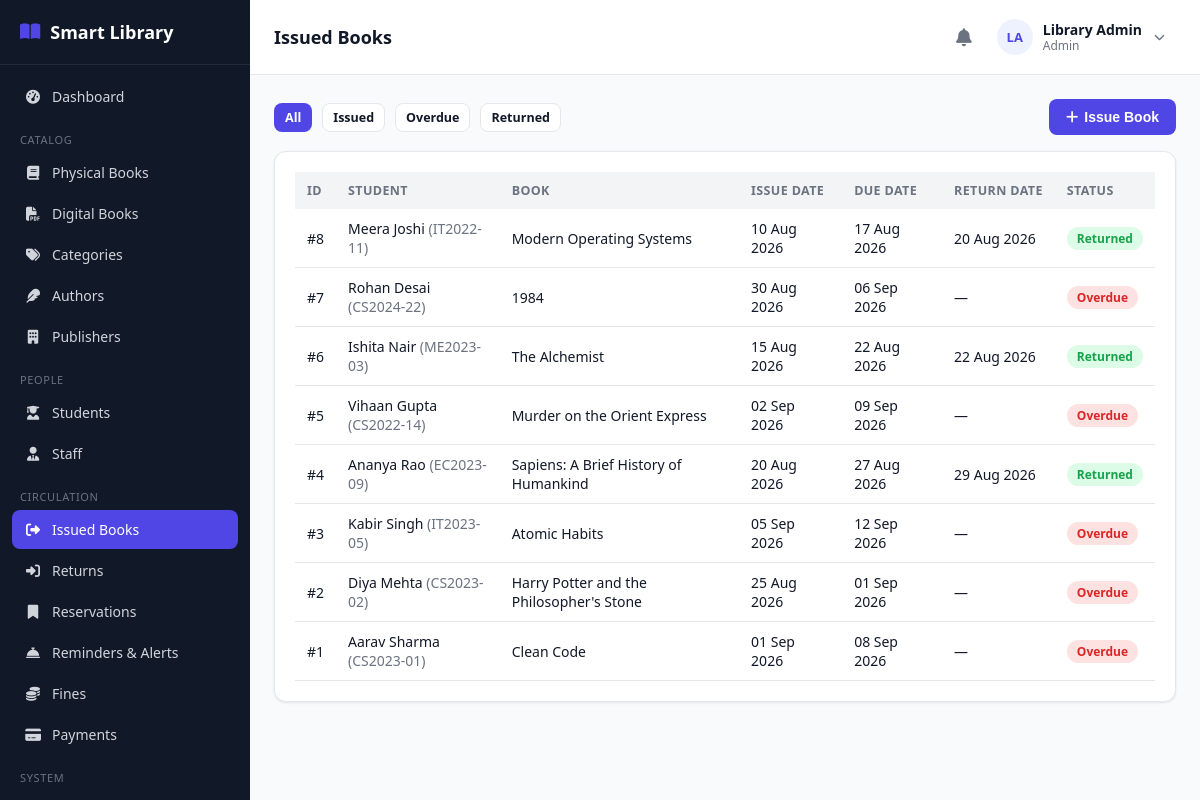
The page /admin/issues.php (signed in) on the database its author committed.
### tables this page shows
CREATE TABLE book_issues (
    id INT AUTO_INCREMENT PRIMARY KEY,
    student_id INT NOT NULL,
    book_id INT NOT NULL,
    issued_by INT DEFAULT NULL,           
    issue_date DATE NOT NULL,
    due_date DATE NOT NULL,
    return_date DATE DEFAULT NULL,
    status ENUM('issued','returned','overdue','lost') NOT NULL DEFAULT 'issued',
    created_at TIMESTAMP DEFAULT CURRENT_TIMESTAMP,
    FOREIGN KEY (student_id) REFERENCES students(id) ON DELETE CASCADE,
    FOREIGN KEY (book_id) REFERENCES books(id) ON DELETE CASCADE,
    FOREIGN KEY (issued_by) REFERENCES users(id) ON DELETE SET NULL
);

CREATE TABLE users (
    id INT AUTO_INCREMENT PRIMARY KEY,
    name VARCHAR(120) NOT NULL,
    email VARCHAR(150) NOT NULL UNIQUE,
    password VARCHAR(255) NOT NULL,
    role ENUM('admin','librarian','student') NOT NULL,
    phone VARCHAR(20) DEFAULT NULL,
    photo VARCHAR(255) DEFAULT NULL,
    status ENUM('active','inactive') NOT NULL DEFAULT 'active',
    reset_token VARCHAR(255) DEFAULT NULL,
    reset_expires DATETIME DEFAULT NULL,
    created_at TIMESTAMP DEFAULT CURRENT_TIMESTAMP,
    updated_at TIMESTAMP DEFAULT CURRENT_TIMESTAMP ON UPDATE CURRENT_TIMESTAMP
);

CREATE TABLE students (
    id INT AUTO_INCREMENT PRIMARY KEY,
    user_id INT NOT NULL,
    roll_number VARCHAR(40) NOT NULL UNIQUE,
    course VARCHAR(100) DEFAULT NULL,
    department VARCHAR(100) DEFAULT NULL,
    year VARCHAR(20) DEFAULT NULL,
    division VARCHAR(20) DEFAULT NULL,
    address VARCHAR(255) DEFAULT NULL,
    registration_date DATE NOT NULL,
    max_books INT NOT NULL DEFAULT 3,
    created_at TIMESTAMP DEFAULT CURRENT_TIMESTAMP,
    updated_at TIMESTAMP DEFAULT CURRENT_TIMESTAMP ON UPDATE CURRENT_TIMESTAMP,
    FOREIGN KEY (user_id) REFERENCES users(id) ON DELETE CASCADE
);

CREATE TABLE books (
    id INT AUTO_INCREMENT PRIMARY KEY,
    isbn VARCHAR(30) NOT NULL UNIQUE,
    title VARCHAR(200) NOT NULL,
    author_id INT DEFAULT NULL,
    category_id INT DEFAULT NULL,
    publisher_id INT DEFAULT NULL,
    publication_year YEAR DEFAULT NULL,
    edition VARCHAR(30) DEFAULT NULL,
    language VARCHAR(40) DEFAULT 'English',
    pages INT DEFAULT NULL,
    price DECIMAL(10,2) DEFAULT 0.00,
    shelf_number VARCHAR(30) DEFAULT NULL,
    total_copies INT NOT NULL DEFAULT 1,
    available_copies INT NOT NULL DEFAULT 1,
    description TEXT DEFAULT NULL,
    image VARCHAR(255) DEFAULT NULL,
    status ENUM('active','inactive') NOT NULL DEFAULT 'active',
    created_at TIMESTAMP DEFAULT CURRENT_TIMESTAMP,
    updated_at TIMESTAMP DEFAULT CURRENT_TIMESTAMP ON UPDATE CURRENT_TIMESTAMP,
    FOREIGN KEY (author_id) REFERENCES authors(id) ON DELETE SET NULL,
    FOREIGN KEY (category_id) REFERENCES categories(id) ON DELETE SET NULL,
    FOREIGN KEY (publisher_id) REFERENCES publishers(id) ON DELETE SET NULL,
    INDEX idx_title (title),
    INDEX idx_isbn (isbn)
);

### admin/issues.php (the view, shortened to what this page needs)
<?php
require_once __DIR__ . '/../includes/functions.php';
require_once __DIR__ . '/../includes/auth-check.php';
$statusFilter = $_GET['status'] ?? 'all';
$where = '';
$issues = $pdo->query("
    SELECT bi.*, b.title, s.roll_number, u.name student_name,
        DATEDIFF(CURDATE(), bi.due_date) late_days
    FROM book_issues bi
    JOIN books b ON b.id=bi.book_id
    JOIN students s ON s.id=bi.student_id
    JOIN users u ON u.id=s.user_id
    $where
    ORDER BY bi.id DESC LIMIT 100")->fetchAll();
include __DIR__ . '/../includes/header.php';
?>
<div class="table-toolbar">
    <div class="filters">
        <a class="btn btn-sm <?= $statusFilter==='all'?'btn-primary':'btn-outline' ?>" href="?status=all">All</a>
        <a class="btn btn-sm <?= $statusFilter==='issued'?'btn-primary':'btn-outline' ?>" href="?status=issued">Issued</a>
        <a class="btn btn-sm <?= $statusFilter==='overdue'?'btn-primary':'btn-outline' ?>" href="?status=overdue">Overdue</a>
        <a class="btn btn-sm <?= $statusFilter==='returned'?'btn-primary':'btn-outline' ?>" href="?status=returned">Returned</a>
    </div>
    <button class="btn btn-primary" data-modal-open="issueModal"><i class="fa-solid fa-plus"></i> Issue Book</button>
</div>
<div class="card">
    <?php if (!$issues): ?>
        <div class="empty-state"><i class="fa-solid fa-book"></i>No records found for this filter.</div>
    <?php else: ?>
    <div class="table-wrap">
        <table class="data-table">
            <thead><tr><th>ID</th><th>Student</th><th>Book</th><th>Issue Date</th><th>Due Date</th><th>Return Date</th><th>Status</th></tr></thead>
            <tbody>
            <?php foreach ($issues as $r):
                $displayStatus = ($r['status'] === 'issued' && strtotime($r['due_date']) < strtotime(date('Y-m-d'))) ? 'overdue' : $r['status'];
            ?>
                <tr>
                    <td>#<?= $r['id'] ?></td>
                    <td><?= e($r['student_name']) ?> <span class="text-muted">(<?= e($r['roll_number']) ?>)</span></td>
                    <td><?= e($r['title']) ?></td>
                    <td><?= fmtDate($r['issue_date']) ?></td>
                    <td><?= fmtDate($r['due_date']) ?></td>
                    <td><?= fmtDate($r['return_date']) ?></td>
                    <td><?= statusBadge($displayStatus) ?></td>
                </tr>
            <?php endforeach; ?>
            </tbody>
        </table>
    </div>
    <?php endif; ?>
</div>
<?php include __DIR__ . '/../includes/footer.php'; ?>

### includes/functions.php (shortened to what this page needs)
<?php
function e($value) {
    return htmlspecialchars($value ?? '', ENT_QUOTES, 'UTF-8');
}
function fmtDate($date) {
    if (empty($date)) return '&mdash;';
    return date('d M Y', strtotime($date));
}
function statusBadge($status) {
    $colors = [
        'active' => 'badge-green', 'available' => 'badge-green', 'paid' => 'badge-green',
        'returned' => 'badge-green', 'completed' => 'badge-green', 'approved' => 'badge-green', 'ready' => 'badge-green',
        'issued' => 'badge-blue', 'pending' => 'badge-yellow',
        'overdue' => 'badge-red', 'inactive' => 'badge-gray', 'cancelled' => 'badge-gray',
        'expired' => 'badge-gray', 'lost' => 'badge-red', 'damaged' => 'badge-red', 'waived' => 'badge-gray',
    ];
    $class = $colors[$status] ?? 'badge-gray';
    return '<span class="badge ' . $class . '">' . e(ucfirst($status)) . '</span>';
}

### assets/css/style.css (style rules this page uses)
:root { --primary: #4f46e5; --primary-dark: #4338ca; --primary-light: #eef2ff; --success: #16a34a; --success-light: #dcfce7; --warning: #ca8a04; --warning-light: #fef9c3; --danger: #dc2626; --danger-light: #fee2e2; --gray: #6b7280; --gray-light: #f3f4f6; --border: #e5e7eb; --text: #111827; --text-muted: #6b7280; --bg: #f9fafb; --white: #ffffff; --sidebar-w: 250px; --radius: 12px; --shadow: 0 1px 3px rgba(0,0,0,0.06), 0 1px 2px rgba(0,0,0,0.04); }
* { box-sizing: border-box; }
body { margin: 0; font-family: 'Segoe UI', system-ui, -apple-system, Roboto, sans-serif; background: var(--bg); color: var(--text); font-size: 15px; }
a { color: var(--primary); text-decoration: none; }
.card { background: var(--white); border: 1px solid var(--border); border-radius: var(--radius); box-shadow: var(--shadow); padding: 20px; }
.btn { display: inline-flex; align-items: center; gap: 6px; padding: 9px 16px; border-radius: 8px; border: 1px solid transparent; font-size: 14px; font-weight: 600; cursor: pointer; text-decoration: none; }
.btn-primary { background: var(--primary); color: #fff; }
.btn-outline { background: #fff; border-color: var(--border); color: var(--text); }
.btn-sm { padding: 5px 10px; font-size: 12.5px; }
.table-wrap { overflow-x: auto; }
table.data-table { width: 100%; border-collapse: collapse; font-size: 14px; }
.data-table th { text-align: left; padding: 10px 12px; background: var(--gray-light); font-weight: 700; font-size: 12.5px; text-transform: uppercase; letter-spacing: 0.03em; color: var(--text-muted); white-space: nowrap; }
.data-table td { padding: 10px 12px; border-bottom: 1px solid var(--border); vertical-align: middle; }
.table-toolbar { display: flex; justify-content: space-between; align-items: center; margin-bottom: 16px; gap: 12px; flex-wrap: wrap; }
.table-toolbar .filters { display: flex; gap: 10px; flex-wrap: wrap; }
.badge { padding: 3px 10px; border-radius: 999px; font-size: 12px; font-weight: 700; display: inline-block; }
.badge-green { background: var(--success-light); color: var(--success); }
.badge-red { background: var(--danger-light); color: var(--danger); }
.text-muted { color: var(--text-muted); }

### rows shown on the page
book_issues: id "8", users.name "Meera Joshi", student.roll_number "IT2022-11", book.title "Modern Operating Systems", issue_date "10 Aug 2026", due_date "17 Aug 2026", return_date "20 Aug 2026", status "Returned"
book_issues: id "7", users.name "Rohan Desai", student.roll_number "CS2024-22", book.title "1984", issue_date "30 Aug 2026", due_date "06 Sep 2026", return_date "—"
book_issues: id "6", users.name "Ishita Nair", student.roll_number "ME2023-03", book.title "The Alchemist", issue_date "15 Aug 2026", due_date "22 Aug 2026", return_date "22 Aug 2026", status "Returned"
book_issues: id "5", users.name "Vihaan Gupta", student.roll_number "CS2022-14", book.title "Murder on the Orient Express", issue_date "02 Sep 2026", due_date "09 Sep 2026", return_date "—"
book_issues: id "4", users.name "Ananya Rao", student.roll_number "EC2023-09", book.title "Sapiens: A Brief History of Humankind", issue_date "20 Aug 2026", due_date "27 Aug 2026", return_date "29 Aug 2026", status "Returned"
book_issues: id "3", users.name "Kabir Singh", student.roll_number "IT2023-05", book.title "Atomic Habits", issue_date "05 Sep 2026", due_date "12 Sep 2026", return_date "—"
book_issues: id "2", users.name "Diya Mehta", student.roll_number "CS2023-02", book.title "Harry Potter and the Philosopher's Stone", issue_date "25 Aug 2026", due_date "01 Sep 2026", return_date "—", status "Overdue"
book_issues: id "1", users.name "Aarav Sharma", student.roll_number "CS2023-01", book.title "Clean Code", issue_date "01 Sep 2026", due_date "08 Sep 2026", return_date "—"

### other values the page prints
$label "Dashboard"
$item['_section'] "CATALOG"
$label "Physical Books"
$label "Digital Books"
$label "Categories"
$label "Authors"
$label "Publishers"
$item['_section'] "PEOPLE"
$label "Students"
$label "Staff"
$item['_section'] "CIRCULATION"
$label "Issued Books"
$label "Returns"
$label "Reservations"
$label "Reminders & Alerts"
